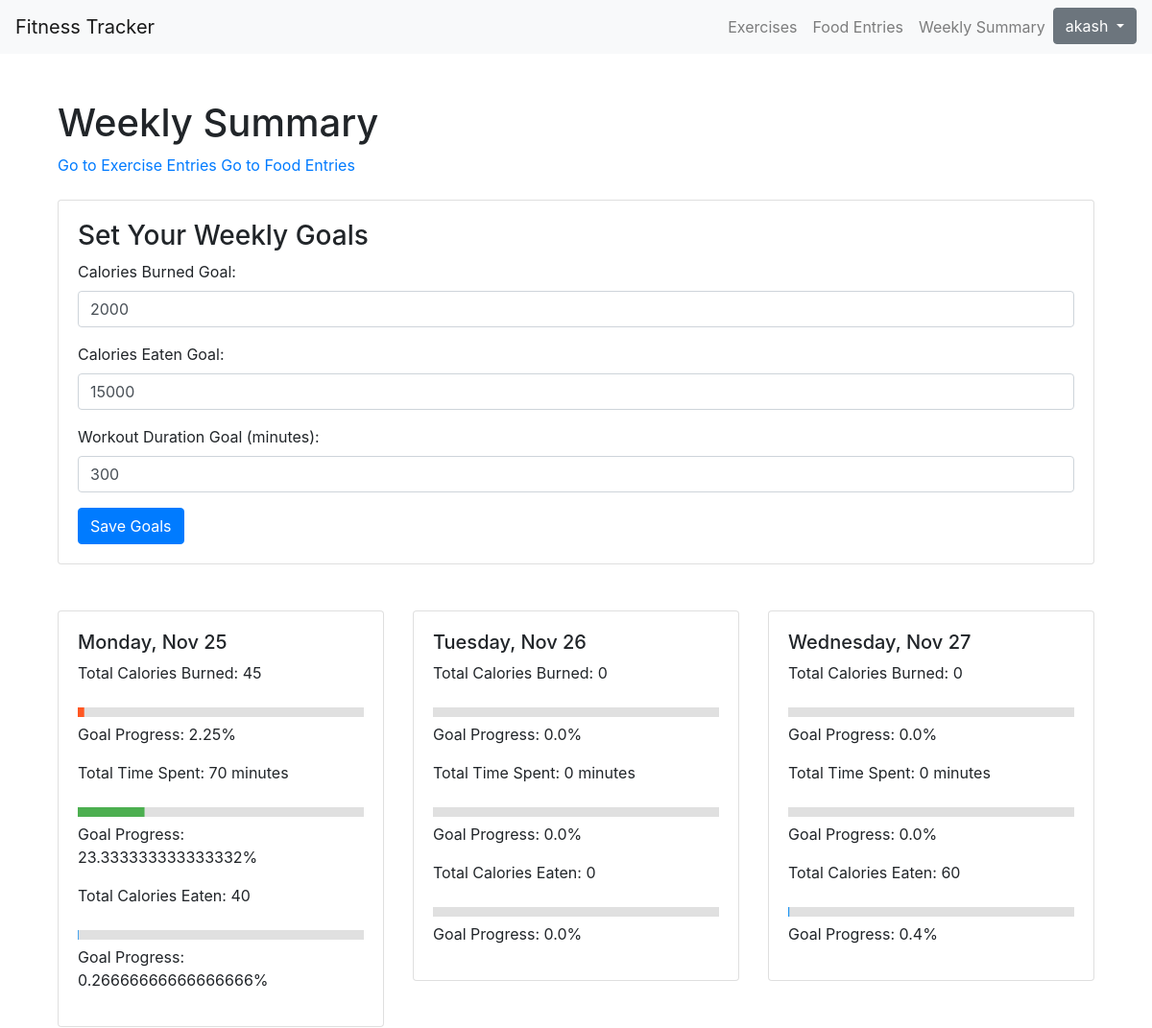
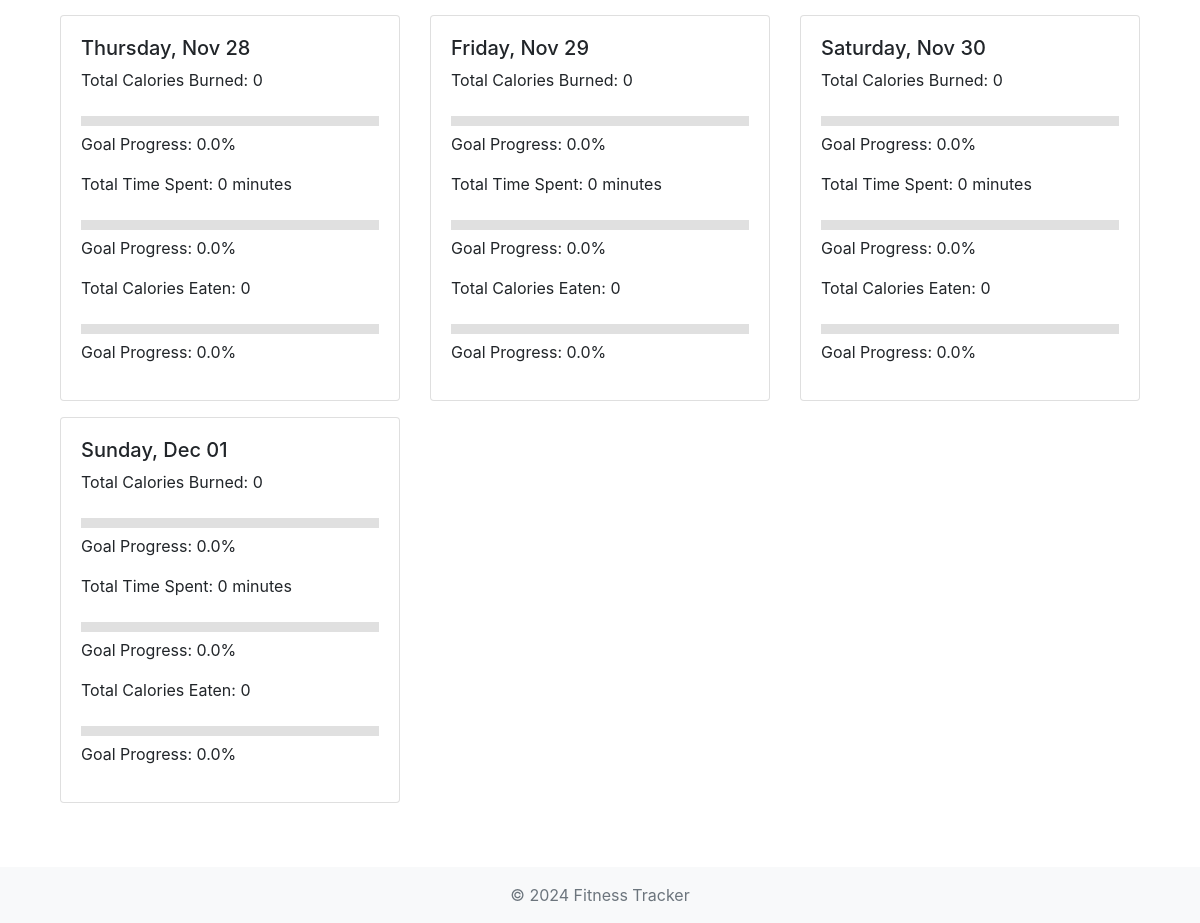
The app's page / (signed in) with its own data (2 pictures, top to bottom).
### fitness/models.py (models this page shows, shortened)
class UserProfile(models.Model):
    user = models.OneToOneField(User, on_delete=models.CASCADE)
    goal_calories_burned = models.IntegerField(default=2000)  # Set default goals
    goal_calories_eaten = models.IntegerField(default=15000)
    goal_workout_duration = models.IntegerField(default=300)  # in minutes

### fitness/views.py (the view)
# urls.py: path("", views.summary_view, name="summary_page"),
@login_required
def summary_view(request):
    user_profile, created = UserProfile.objects.get_or_create(user=request.user)
    if request.method == 'POST':
        form = GoalForm(request.POST, instance=user_profile)
        if form.is_valid():
            form.save()
            return redirect('fitness_app:summary_view')  # Redirect to avoid re-posting on refresh
    else:
        form = GoalForm(instance=user_profile)
    today = datetime.now().date()
    start_of_week = today - timedelta(days=today.weekday())
    dates_of_week = [start_of_week + timedelta(days=i) for i in range(7)]
    summaries = []
    for day in dates_of_week:
        exercises = Exercise.objects.filter(user=request.user, date=day)
        foods = FoodEntry.objects.filter(user=request.user, date=day)
        total_calories_burned = sum(exercise.calories_burned for exercise in exercises)
        total_time_spent = sum(exercise.duration for exercise in exercises)
        total_calories_eaten = sum(food.calories for food in foods)
        progress_burned = min(100, (total_calories_burned / user_profile.goal_calories_burned) * 100)
        progress_time = min(100, (total_time_spent / user_profile.goal_workout_duration) * 100)
        progress_eaten = min(100, (total_calories_eaten / user_profile.goal_calories_eaten) * 100)
        summaries.append({
            'date': day,
            'total_calories_burned': total_calories_burned,
            'total_time_spent': total_time_spent,
            'total_calories_eaten': total_calories_eaten,
            'progress_burned': progress_burned,
            'progress_time': progress_time,
            'progress_eaten': progress_eaten,
        })
    context = {
        'summaries': summaries,
        'user_profile': user_profile,
        'form': form
    }
    return render(request, 'fitness_app/summary.html', context)

### fitness/forms.py
class GoalForm(forms.ModelForm):
    class Meta:
        model = UserProfile
        fields = ['goal_calories_burned', 'goal_calories_eaten', 'goal_workout_duration']
        labels = {
            'goal_calories_burned': 'Calories Burned Goal',
            'goal_calories_eaten': 'Calories Eaten Goal',
            'goal_workout_duration': 'Workout Duration Goal (minutes)',
        }
        widgets = {
            'goal_calories_burned': forms.NumberInput(attrs={'class': 'form-control'}),
            'goal_calories_eaten': forms.NumberInput(attrs={'class': 'form-control'}),
            'goal_workout_duration': forms.NumberInput(attrs={'class': 'form-control'}),
        }

### fitness/templates/fitness_app/summary.html (shortened to what this page needs)
{% extends "base.html" %}
{% block content %}
<div class="container mt-5">
    <h1>Weekly Summary</h1>
    <a href="{% url 'fitness_app:exercise_page' %}">Go to Exercise Entries</a>
    <a href="{% url 'fitness_app:food_page' %}">Go to Food Entries</a>
    <div class="card mt-4">
        <div class="card-body">
                <h3>Set Your Weekly Goals</h3>
                <form method="post" action="">
                    {{ form.as_p }}
                    <button type="submit" class="btn btn-primary" value="submit">Save Goals</button>
                </form>
        </div>
    </div>
    <div class="row mt-5">
        {% for summary in summaries %}
            <div class="col-md-4 mb-3">
                <div class="card">
                    <div class="card-body">
                        <h5>{{ summary.date|date:"l, M d" }}</h5>
                        <p>Total Calories Burned: {{ summary.total_calories_burned }}</p>
                        <svg width="100%" height="10">
                            <rect width="100%" height="10" fill="#e0e0e0"></rect>
                            <rect width="{{ summary.progress_burned }}%" height="10" fill="#ff5722"></rect>
                        </svg>
                        <p>Goal Progress: {{ summary.progress_burned }}%</p>
                        <p>Total Time Spent: {{ summary.total_time_spent }} minutes</p>
                        <svg width="100%" height="10">
                            <rect width="100%" height="10" fill="#e0e0e0"></rect>
                            <rect width="{{ summary.progress_time }}%" height="10" fill="#4caf50"></rect>
                        </svg>
                        <p>Goal Progress: {{ summary.progress_time }}%</p>
                        <p>Total Calories Eaten: {{ summary.total_calories_eaten }}</p>
                        <svg width="100%" height="10">
                            <rect width="100%" height="10" fill="#e0e0e0"></rect>
                            <rect width="{{ summary.progress_eaten }}%" height="10" fill="#2196f3"></rect>
                        </svg>
                        <p>Goal Progress: {{ summary.progress_eaten }}%</p>
                    </div>
                </div>
            </div>
        {% endfor %}
    </div>
</div>
{% endblock %}

### FitnessApp/templates/base.html (shortened to what this page needs)
<!DOCTYPE html>
<html lang="en">
<head>
    <link rel="stylesheet" href="https://stackpath.bootstrapcdn.com/bootstrap/4.5.2/css/bootstrap.min.css">
</head>
<body>
    <nav class="navbar navbar-expand-lg navbar-light bg-light">
        <a class="navbar-brand" href="{% url 'fitness_app:exercise_page' %}">Fitness Tracker</a>
        <div class="collapse navbar-collapse" id="navbarNav">
            <ul class="navbar-nav ml-auto">
                <li class="nav-item">
                    <a class="nav-link" href="{% url 'fitness_app:exercise_page' %}">Exercises</a>
                </li>
                <li class="nav-item">
                    <a class="nav-link" href="{% url 'fitness_app:food_page' %}">Food Entries</a>
                </li>
                <li class="nav-item">
                    <a class="nav-link" href="{% url 'fitness_app:summary_page' %}">Weekly Summary</a>
                </li>
                <li class="nav-item">
                    {% if user.is_authenticated %}
                        <div class="dropdown">
                          <button class="btn btn-secondary dropdown-toggle" type="button" id="dropdownMenu2" data-toggle="dropdown" aria-haspopup="true" aria-expanded="false">
                              {{user.get_username}}
                          </button>
                        </div>
                    {% else %}
                        <a class="nav-link" href="{% url 'fitness_app:signup' %}">Sign up/Login</a>
                    {% endif %}
            </ul>
        </div>
    </nav>
    <div class="container mt-4">
        {% block content %}{% endblock %}
    </div>
    <footer class="footer bg-light text-center py-3 mt-5">
        <div class="container">
            <span class="text-muted">&copy; 2024 Fitness Tracker</span>
        </div>
    </footer>
</body>
</html>

### records on screen
UserProfile: goal_calories_burned "2000", goal_calories_eaten "15000", goal_workout_duration "300"

### other values on screen
{{ user.get_username }} "akash"
{{ summary.date|date:"l, M d" }} "Monday, Nov 25" "Tuesday, Nov 26" "Wednesday, Nov 27" "Thursday, Nov 28" "Friday, Nov 29" "Saturday, Nov 30" "Sunday, Dec 01"
{{ summary.total_calories_burned }} "45" "0" "0" "0" "0" "0" "0"
{{ summary.progress_burned }} "2.25" "0.0" "0.0" "0.0" "0.0" "0.0" "0.0"
{{ summary.total_time_spent }} "70" "0" "0" "0" "0" "0" "0"
{{ summary.progress_time }} "23.333333333333332" "0.0" "0.0" "0.0" "0.0" "0.0" "0.0"
{{ summary.total_calories_eaten }} "40" "0" "60" "0" "0" "0" "0"
{{ summary.progress_eaten }} "0.26666666666666666" "0.0" "0.4" "0.0" "0.0" "0.0" "0.0"
